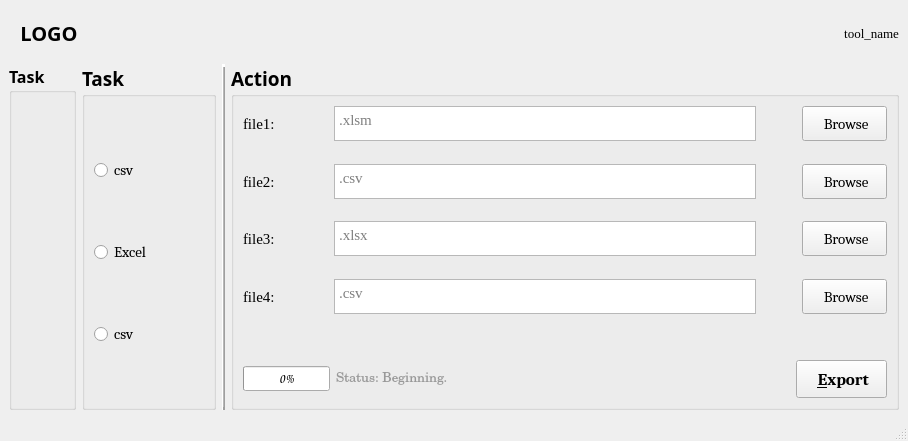
<?xml version="1.0" encoding="UTF-8"?>
<ui version="4.0">
 <class>MainWindow</class>
 <widget class="QMainWindow" name="MainWindow">
  <property name="geometry">
   <rect>
    <x>0</x>
    <y>0</y>
    <width>908</width>
    <height>441</height>
   </rect>
  </property>
  <property name="font">
   <font>
    <family>Times New Roman</family>
    <pointsize>10</pointsize>
   </font>
  </property>
  <property name="windowTitle">
   <string>Tool</string>
  </property>
  <property name="windowIcon">
   <iconset resource="D:/PyWorkSpace/99_3DTransferSMBOM/icons/c3dTranser_qrc.qrc">
    <normaloff>:/transfer/scheme.png</normaloff>:/transfer/scheme.png</iconset>
  </property>
  <widget class="QWidget" name="centralwidget">
   <layout class="QGridLayout" name="gridLayout" rowstretch="1,7">
    <item row="1" column="0">
     <layout class="QHBoxLayout" name="horizontalLayout" stretch="0,1,0,5">
      <item>
       <widget class="QGroupBox" name="taskIcon">
        <property name="font">
         <font>
          <family>Bahnschrift SemiLight</family>
          <pointsize>12</pointsize>
          <weight>75</weight>
          <bold>true</bold>
         </font>
        </property>
        <property name="title">
         <string>Task</string>
        </property>
        <layout class="QVBoxLayout" name="verticalLayout_4">
         <item>
          <widget class="QPushButton" name="for3DIcon">
           <property name="font">
            <font>
             <family>Cambria</family>
             <pointsize>11</pointsize>
             <weight>50</weight>
             <bold>false</bold>
            </font>
           </property>
           <property name="text">
            <string/>
           </property>
           <property name="icon">
            <iconset resource="D:/PyWorkSpace/99_3DTransferSMBOM/icons/c3dTranser_qrc.qrc">
             <normaloff>:/three D/cube.png</normaloff>:/three D/cube.png</iconset>
           </property>
           <property name="iconSize">
            <size>
             <width>24</width>
             <height>24</height>
            </size>
           </property>
           <property name="autoExclusive">
            <bool>false</bool>
           </property>
           <property name="flat">
            <bool>true</bool>
           </property>
          </widget>
         </item>
         <item>
          <widget class="QPushButton" name="forAgileIcon">
           <property name="font">
            <font>
             <family>Cambria</family>
             <pointsize>11</pointsize>
             <weight>50</weight>
             <bold>false</bold>
            </font>
           </property>
           <property name="text">
            <string/>
           </property>
           <property name="icon">
            <iconset resource="D:/PyWorkSpace/99_3DTransferSMBOM/icons/c3dTranser_qrc.qrc">
             <normaloff>:/Excel/excel.png</normaloff>:/Excel/excel.png</iconset>
           </property>
           <property name="iconSize">
            <size>
             <width>24</width>
             <height>24</height>
            </size>
           </property>
           <property name="autoExclusive">
            <bool>false</bool>
           </property>
           <property name="flat">
            <bool>true</bool>
           </property>
          </widget>
         </item>
         <item>
          <widget class="QPushButton" name="forMaterialIcon">
           <property name="font">
            <font>
             <family>Cambria</family>
             <pointsize>11</pointsize>
             <weight>50</weight>
             <bold>false</bold>
            </font>
           </property>
           <property name="text">
            <string/>
           </property>
           <property name="icon">
            <iconset resource="D:/PyWorkSpace/99_3DTransferSMBOM/icons/c3dTranser_qrc.qrc">
             <normaloff>:/material/bolt.png</normaloff>:/material/bolt.png</iconset>
           </property>
           <property name="iconSize">
            <size>
             <width>24</width>
             <height>24</height>
            </size>
           </property>
           <property name="autoExclusive">
            <bool>false</bool>
           </property>
           <property name="flat">
            <bool>true</bool>
           </property>
          </widget>
         </item>
        </layout>
       </widget>
      </item>
      <item>
       <widget class="QGroupBox" name="taskItem">
        <property name="font">
         <font>
          <family>Bahnschrift SemiLight</family>
          <pointsize>14</pointsize>
          <weight>75</weight>
          <bold>true</bold>
         </font>
        </property>
        <property name="title">
         <string>Task</string>
        </property>
        <property name="flat">
         <bool>false</bool>
        </property>
        <layout class="QVBoxLayout" name="verticalLayout" stretch="0,0,0">
         <item>
          <widget class="QRadioButton" name="for3DRadio">
           <property name="font">
            <font>
             <family>Cambria</family>
             <pointsize>11</pointsize>
             <weight>50</weight>
             <bold>false</bold>
            </font>
           </property>
           <property name="text">
            <string>csv</string>
           </property>
           <property name="icon">
            <iconset resource="D:/PyWorkSpace/99_3DTransferSMBOM/icons/c3dTranser_qrc.qrc">
             <normaloff>:/three D/cube.png</normaloff>:/three D/cube.png</iconset>
           </property>
          </widget>
         </item>
         <item>
          <widget class="QRadioButton" name="forAgileRadio">
           <property name="font">
            <font>
             <family>Cambria</family>
             <pointsize>11</pointsize>
             <weight>50</weight>
             <bold>false</bold>
            </font>
           </property>
           <property name="text">
            <string>Excel</string>
           </property>
           <property name="icon">
            <iconset resource="D:/PyWorkSpace/99_3DTransferSMBOM/icons/c3dTranser_qrc.qrc">
             <normaloff>:/Excel/excel.png</normaloff>:/Excel/excel.png</iconset>
           </property>
          </widget>
         </item>
         <item>
          <widget class="QRadioButton" name="forMaterialRadio">
           <property name="font">
            <font>
             <family>Cambria</family>
             <pointsize>11</pointsize>
             <weight>50</weight>
             <bold>false</bold>
            </font>
           </property>
           <property name="text">
            <string>csv</string>
           </property>
           <property name="icon">
            <iconset resource="D:/PyWorkSpace/99_3DTransferSMBOM/icons/c3dTranser_qrc.qrc">
             <normaloff>:/material/bolt.png</normaloff>:/material/bolt.png</iconset>
           </property>
          </widget>
         </item>
        </layout>
       </widget>
      </item>
      <item>
       <widget class="Line" name="line">
        <property name="sizePolicy">
         <sizepolicy hsizetype="Fixed" vsizetype="MinimumExpanding">
          <horstretch>0</horstretch>
          <verstretch>0</verstretch>
         </sizepolicy>
        </property>
        <property name="minimumSize">
         <size>
          <width>0</width>
          <height>0</height>
         </size>
        </property>
        <property name="styleSheet">
         <string notr="true"/>
        </property>
        <property name="frameShadow">
         <enum>QFrame::Raised</enum>
        </property>
        <property name="lineWidth">
         <number>3</number>
        </property>
        <property name="midLineWidth">
         <number>1</number>
        </property>
        <property name="orientation">
         <enum>Qt::Vertical</enum>
        </property>
       </widget>
      </item>
      <item>
       <widget class="QGroupBox" name="action">
        <property name="font">
         <font>
          <family>Bahnschrift SemiLight</family>
          <pointsize>14</pointsize>
          <weight>75</weight>
          <bold>true</bold>
         </font>
        </property>
        <property name="title">
         <string>Action</string>
        </property>
        <layout class="QVBoxLayout" name="verticalLayout_3" stretch="4,0,1">
         <item>
          <layout class="QVBoxLayout" name="verticalLayout_2" stretch="1,0,1,0,1,0,1">
           <item>
            <layout class="QHBoxLayout" name="horizontalLayout_3" stretch="1,5,0,1">
             <item>
              <widget class="QLabel" name="fileLabel1">
               <property name="font">
                <font>
                 <family>Times New Roman</family>
                 <pointsize>11</pointsize>
                 <weight>50</weight>
                 <bold>false</bold>
                </font>
               </property>
               <property name="text">
                <string>file1:</string>
               </property>
               <property name="textFormat">
                <enum>Qt::PlainText</enum>
               </property>
               <property name="textInteractionFlags">
                <set>Qt::NoTextInteraction</set>
               </property>
              </widget>
             </item>
             <item>
              <widget class="QPlainTextEdit" name="SMBOMInput">
               <property name="sizePolicy">
                <sizepolicy hsizetype="Preferred" vsizetype="Fixed">
                 <horstretch>0</horstretch>
                 <verstretch>0</verstretch>
                </sizepolicy>
               </property>
               <property name="minimumSize">
                <size>
                 <width>0</width>
                 <height>35</height>
                </size>
               </property>
               <property name="font">
                <font>
                 <family>Times New Roman</family>
                 <pointsize>11</pointsize>
                 <weight>50</weight>
                 <bold>false</bold>
                </font>
               </property>
               <property name="textInteractionFlags">
                <set>Qt::NoTextInteraction</set>
               </property>
               <property name="placeholderText">
                <string>.xlsm</string>
               </property>
              </widget>
             </item>
             <item>
              <spacer name="horizontalSpacer_2">
               <property name="orientation">
                <enum>Qt::Horizontal</enum>
               </property>
               <property name="sizeHint" stdset="0">
                <size>
                 <width>40</width>
                 <height>20</height>
                </size>
               </property>
              </spacer>
             </item>
             <item>
              <widget class="QPushButton" name="brsBtn1">
               <property name="minimumSize">
                <size>
                 <width>0</width>
                 <height>35</height>
                </size>
               </property>
               <property name="font">
                <font>
                 <family>Cambria</family>
                 <pointsize>11</pointsize>
                 <weight>50</weight>
                 <bold>false</bold>
                </font>
               </property>
               <property name="text">
                <string> Browse</string>
               </property>
               <property name="icon">
                <iconset resource="D:/PyWorkSpace/99_3DTransferSMBOM/icons/c3dTranser_qrc.qrc">
                 <normaloff>:/browse/new-file.png</normaloff>:/browse/new-file.png</iconset>
               </property>
              </widget>
             </item>
            </layout>
           </item>
           <item>
            <spacer name="verticalSpacer">
             <property name="orientation">
              <enum>Qt::Vertical</enum>
             </property>
             <property name="sizeHint" stdset="0">
              <size>
               <width>20</width>
               <height>40</height>
              </size>
             </property>
            </spacer>
           </item>
           <item>
            <layout class="QHBoxLayout" name="horizontalLayout_2" stretch="1,5,0,1">
             <item>
              <widget class="QLabel" name="csvDataLabel">
               <property name="sizePolicy">
                <sizepolicy hsizetype="Preferred" vsizetype="Preferred">
                 <horstretch>0</horstretch>
                 <verstretch>0</verstretch>
                </sizepolicy>
               </property>
               <property name="minimumSize">
                <size>
                 <width>0</width>
                 <height>0</height>
                </size>
               </property>
               <property name="font">
                <font>
                 <family>Times New Roman</family>
                 <pointsize>11</pointsize>
                 <weight>50</weight>
                 <bold>false</bold>
                </font>
               </property>
               <property name="text">
                <string>file2:</string>
               </property>
               <property name="textFormat">
                <enum>Qt::PlainText</enum>
               </property>
               <property name="textInteractionFlags">
                <set>Qt::NoTextInteraction</set>
               </property>
              </widget>
             </item>
             <item>
              <widget class="QPlainTextEdit" name="csvInput">
               <property name="sizePolicy">
                <sizepolicy hsizetype="Preferred" vsizetype="Fixed">
                 <horstretch>0</horstretch>
                 <verstretch>0</verstretch>
                </sizepolicy>
               </property>
               <property name="minimumSize">
                <size>
                 <width>0</width>
                 <height>35</height>
                </size>
               </property>
               <property name="font">
                <font>
                 <family>Times New Roman</family>
                 <pointsize>11</pointsize>
                 <weight>50</weight>
                 <bold>false</bold>
                </font>
               </property>
               <property name="textInteractionFlags">
                <set>Qt::NoTextInteraction</set>
               </property>
               <property name="placeholderText">
                <string>.csv</string>
               </property>
              </widget>
             </item>
             <item>
              <spacer name="horizontalSpacer">
               <property name="orientation">
                <enum>Qt::Horizontal</enum>
               </property>
               <property name="sizeHint" stdset="0">
                <size>
                 <width>40</width>
                 <height>20</height>
                </size>
               </property>
              </spacer>
             </item>
             <item>
              <widget class="QPushButton" name="brsCSVBtn">
               <property name="minimumSize">
                <size>
                 <width>0</width>
                 <height>35</height>
                </size>
               </property>
               <property name="font">
                <font>
                 <family>Cambria</family>
                 <pointsize>11</pointsize>
                 <weight>50</weight>
                 <bold>false</bold>
                </font>
               </property>
               <property name="text">
                <string> Browse</string>
               </property>
               <property name="icon">
                <iconset resource="D:/PyWorkSpace/99_3DTransferSMBOM/icons/c3dTranser_qrc.qrc">
                 <normaloff>:/browse/new-file.png</normaloff>:/browse/new-file.png</iconset>
               </property>
              </widget>
             </item>
            </layout>
           </item>
           <item>
            <spacer name="verticalSpacer_2">
             <property name="orientation">
              <enum>Qt::Vertical</enum>
             </property>
             <property name="sizeHint" stdset="0">
              <size>
               <width>20</width>
               <height>40</height>
              </size>
             </property>
            </spacer>
           </item>
           <item>
            <layout class="QHBoxLayout" name="horizontalLayout_4" stretch="1,5,0,1">
             <item>
              <widget class="QLabel" name="file3Label">
               <property name="font">
                <font>
                 <family>Times New Roman</family>
                 <pointsize>11</pointsize>
                 <weight>50</weight>
                 <bold>false</bold>
                </font>
               </property>
               <property name="text">
                <string>file3:</string>
               </property>
               <property name="textFormat">
                <enum>Qt::PlainText</enum>
               </property>
               <property name="textInteractionFlags">
                <set>Qt::NoTextInteraction</set>
               </property>
              </widget>
             </item>
             <item>
              <widget class="QPlainTextEdit" name="agileDownloadInput">
               <property name="sizePolicy">
                <sizepolicy hsizetype="Preferred" vsizetype="Fixed">
                 <horstretch>0</horstretch>
                 <verstretch>0</verstretch>
                </sizepolicy>
               </property>
               <property name="minimumSize">
                <size>
                 <width>0</width>
                 <height>35</height>
                </size>
               </property>
               <property name="font">
                <font>
                 <family>Times New Roman</family>
                 <pointsize>11</pointsize>
                 <weight>50</weight>
                 <bold>false</bold>
                </font>
               </property>
               <property name="textInteractionFlags">
                <set>Qt::NoTextInteraction</set>
               </property>
               <property name="placeholderText">
                <string>.xlsx</string>
               </property>
              </widget>
             </item>
             <item>
              <spacer name="horizontalSpacer_3">
               <property name="orientation">
                <enum>Qt::Horizontal</enum>
               </property>
               <property name="sizeHint" stdset="0">
                <size>
                 <width>40</width>
                 <height>20</height>
                </size>
               </property>
              </spacer>
             </item>
             <item>
              <widget class="QPushButton" name="brsButton3">
               <property name="minimumSize">
                <size>
                 <width>0</width>
                 <height>35</height>
                </size>
               </property>
               <property name="font">
                <font>
                 <family>Cambria</family>
                 <pointsize>11</pointsize>
                 <weight>50</weight>
                 <bold>false</bold>
                </font>
               </property>
               <property name="text">
                <string> Browse</string>
               </property>
               <property name="icon">
                <iconset resource="D:/PyWorkSpace/99_3DTransferSMBOM/icons/c3dTranser_qrc.qrc">
                 <normaloff>:/browse/new-file.png</normaloff>:/browse/new-file.png</iconset>
               </property>
              </widget>
             </item>
            </layout>
           </item>
           <item>
            <spacer name="verticalSpacer_4">
             <property name="orientation">
              <enum>Qt::Vertical</enum>
             </property>
             <property name="sizeHint" stdset="0">
              <size>
               <width>20</width>
               <height>40</height>
              </size>
             </property>
            </spacer>
           </item>
           <item>
            <layout class="QHBoxLayout" name="horizontalLayout_7" stretch="1,5,0,1">
             <item>
              <widget class="QLabel" name="materialLabel">
               <property name="font">
                <font>
                 <family>Times New Roman</family>
                 <pointsize>11</pointsize>
                 <weight>50</weight>
                 <bold>false</bold>
                </font>
               </property>
               <property name="text">
                <string>file4:</string>
               </property>
               <property name="textFormat">
                <enum>Qt::PlainText</enum>
               </property>
               <property name="textInteractionFlags">
                <set>Qt::NoTextInteraction</set>
               </property>
              </widget>
             </item>
             <item>
              <widget class="QPlainTextEdit" name="materialInput">
               <property name="sizePolicy">
                <sizepolicy hsizetype="Preferred" vsizetype="Fixed">
                 <horstretch>0</horstretch>
                 <verstretch>0</verstretch>
                </sizepolicy>
               </property>
               <property name="minimumSize">
                <size>
                 <width>0</width>
                 <height>35</height>
                </size>
               </property>
               <property name="font">
                <font>
                 <family>Times New Roman</family>
                 <pointsize>11</pointsize>
                 <weight>50</weight>
                 <bold>false</bold>
                </font>
               </property>
               <property name="textInteractionFlags">
                <set>Qt::NoTextInteraction</set>
               </property>
               <property name="placeholderText">
                <string>.csv</string>
               </property>
              </widget>
             </item>
             <item>
              <spacer name="horizontalSpacer_4">
               <property name="orientation">
                <enum>Qt::Horizontal</enum>
               </property>
               <property name="sizeHint" stdset="0">
                <size>
                 <width>40</width>
                 <height>20</height>
                </size>
               </property>
              </spacer>
             </item>
             <item>
              <widget class="QPushButton" name="brsButton4">
               <property name="minimumSize">
                <size>
                 <width>0</width>
                 <height>35</height>
                </size>
               </property>
               <property name="font">
                <font>
                 <family>Cambria</family>
                 <pointsize>11</pointsize>
                 <weight>50</weight>
                 <bold>false</bold>
                </font>
               </property>
               <property name="text">
                <string> Browse</string>
               </property>
               <property name="icon">
                <iconset resource="D:/PyWorkSpace/99_3DTransferSMBOM/icons/c3dTranser_qrc.qrc">
                 <normaloff>:/browse/new-file.png</normaloff>:/browse/new-file.png</iconset>
               </property>
              </widget>
             </item>
            </layout>
           </item>
          </layout>
         </item>
         <item>
          <spacer name="verticalSpacer_3">
           <property name="orientation">
            <enum>Qt::Vertical</enum>
           </property>
           <property name="sizeHint" stdset="0">
            <size>
             <width>20</width>
             <height>40</height>
            </size>
           </property>
          </spacer>
         </item>
         <item>
          <layout class="QHBoxLayout" name="horizontalLayout_5" stretch="1,5,1">
           <item>
            <widget class="QProgressBar" name="progressBar">
             <property name="sizePolicy">
              <sizepolicy hsizetype="Fixed" vsizetype="Fixed">
               <horstretch>0</horstretch>
               <verstretch>0</verstretch>
              </sizepolicy>
             </property>
             <property name="font">
              <font>
               <family>Comic Sans MS</family>
               <pointsize>10</pointsize>
               <weight>50</weight>
               <bold>false</bold>
              </font>
             </property>
             <property name="value">
              <number>0</number>
             </property>
            </widget>
           </item>
           <item>
            <widget class="QLabel" name="statusLabel">
             <property name="font">
              <font>
               <family>Century</family>
               <pointsize>10</pointsize>
               <weight>50</weight>
               <bold>false</bold>
              </font>
             </property>
             <property name="styleSheet">
              <string notr="true">color: rgb(153, 153, 153);</string>
             </property>
             <property name="text">
              <string>Status: Beginning.</string>
             </property>
             <property name="textFormat">
              <enum>Qt::PlainText</enum>
             </property>
             <property name="textInteractionFlags">
              <set>Qt::NoTextInteraction</set>
             </property>
            </widget>
           </item>
           <item>
            <widget class="QPushButton" name="exportBtn">
             <property name="minimumSize">
              <size>
               <width>0</width>
               <height>38</height>
              </size>
             </property>
             <property name="font">
              <font>
               <family>Cambria</family>
               <pointsize>13</pointsize>
               <weight>75</weight>
               <bold>true</bold>
              </font>
             </property>
             <property name="text">
              <string> &amp;Export</string>
             </property>
             <property name="icon">
              <iconset resource="D:/PyWorkSpace/99_3DTransferSMBOM/icons/c3dTranser_qrc.qrc">
               <normaloff>:/export/automation.png</normaloff>:/export/automation.png</iconset>
             </property>
             <property name="iconSize">
              <size>
               <width>18</width>
               <height>18</height>
              </size>
             </property>
            </widget>
           </item>
          </layout>
         </item>
        </layout>
       </widget>
      </item>
     </layout>
    </item>
    <item row="0" column="0">
     <layout class="QHBoxLayout" name="horizontalLayout_6" stretch="0,3">
      <item>
       <widget class="QPushButton" name="logoLabel">
        <property name="minimumSize">
         <size>
          <width>0</width>
          <height>48</height>
         </size>
        </property>
        <property name="font">
         <font>
          <family>Candara</family>
          <pointsize>15</pointsize>
          <weight>75</weight>
          <bold>true</bold>
         </font>
        </property>
        <property name="text">
         <string>LOGO</string>
        </property>
        <property name="icon">
         <iconset resource="D:/PyWorkSpace/99_3DTransferSMBOM/icons/c3dTranser_qrc.qrc">
          <normaloff>:/transfer/scheme.png</normaloff>:/transfer/scheme.png</iconset>
        </property>
        <property name="iconSize">
         <size>
          <width>48</width>
          <height>48</height>
         </size>
        </property>
        <property name="checkable">
         <bool>true</bool>
        </property>
        <property name="autoExclusive">
         <bool>false</bool>
        </property>
        <property name="flat">
         <bool>true</bool>
        </property>
       </widget>
      </item>
      <item>
       <widget class="QLabel" name="toolVerLabel">
        <property name="text">
         <string>tool_name</string>
        </property>
        <property name="textFormat">
         <enum>Qt::PlainText</enum>
        </property>
        <property name="alignment">
         <set>Qt::AlignRight|Qt::AlignTrailing|Qt::AlignVCenter</set>
        </property>
        <property name="margin">
         <number>2</number>
        </property>
        <property name="textInteractionFlags">
         <set>Qt::NoTextInteraction</set>
        </property>
       </widget>
      </item>
     </layout>
    </item>
   </layout>
  </widget>
  <widget class="QStatusBar" name="statusBar"/>
 </widget>
 <resources>
  <include location="D:/PyWorkSpace/99_3DTransferSMBOM/icons/c3dTranser_qrc.qrc"/>
 </resources>
 <connections>
  <connection>
   <sender>logoLabel</sender>
   <signal>toggled(bool)</signal>
   <receiver>taskItem</receiver>
   <slot>setHidden(bool)</slot>
   <hints>
    <hint type="sourcelabel">
     <x>84</x>
     <y>38</y>
    </hint>
    <hint type="destinationlabel">
     <x>137</x>
     <y>79</y>
    </hint>
   </hints>
  </connection>
  <connection>
   <sender>logoLabel</sender>
   <signal>toggled(bool)</signal>
   <receiver>taskIcon</receiver>
   <slot>setVisible(bool)</slot>
   <hints>
    <hint type="sourcelabel">
     <x>38</x>
     <y>42</y>
    </hint>
    <hint type="destinationlabel">
     <x>19</x>
     <y>88</y>
    </hint>
   </hints>
  </connection>
  <connection>
   <sender>for3DIcon</sender>
   <signal>clicked(bool)</signal>
   <receiver>for3DRadio</receiver>
   <slot>setChecked(bool)</slot>
   <hints>
    <hint type="sourcelabel">
     <x>45</x>
     <y>161</y>
    </hint>
    <hint type="destinationlabel">
     <x>131</x>
     <y>168</y>
    </hint>
   </hints>
  </connection>
  <connection>
   <sender>for3DRadio</sender>
   <signal>toggled(bool)</signal>
   <receiver>for3DIcon</receiver>
   <slot>setChecked(bool)</slot>
   <hints>
    <hint type="sourcelabel">
     <x>192</x>
     <y>162</y>
    </hint>
    <hint type="destinationlabel">
     <x>41</x>
     <y>155</y>
    </hint>
   </hints>
  </connection>
  <connection>
   <sender>forAgileIcon</sender>
   <signal>clicked(bool)</signal>
   <receiver>forAgileRadio</receiver>
   <slot>setChecked(bool)</slot>
   <hints>
    <hint type="sourcelabel">
     <x>39</x>
     <y>248</y>
    </hint>
    <hint type="destinationlabel">
     <x>102</x>
     <y>249</y>
    </hint>
   </hints>
  </connection>
  <connection>
   <sender>forAgileRadio</sender>
   <signal>toggled(bool)</signal>
   <receiver>forAgileIcon</receiver>
   <slot>setChecked(bool)</slot>
   <hints>
    <hint type="sourcelabel">
     <x>195</x>
     <y>248</y>
    </hint>
    <hint type="destinationlabel">
     <x>40</x>
     <y>236</y>
    </hint>
   </hints>
  </connection>
  <connection>
   <sender>forMaterialIcon</sender>
   <signal>clicked(bool)</signal>
   <receiver>forMaterialRadio</receiver>
   <slot>setChecked(bool)</slot>
   <hints>
    <hint type="sourcelabel">
     <x>39</x>
     <y>332</y>
    </hint>
    <hint type="destinationlabel">
     <x>99</x>
     <y>334</y>
    </hint>
   </hints>
  </connection>
  <connection>
   <sender>forMaterialRadio</sender>
   <signal>toggled(bool)</signal>
   <receiver>forMaterialIcon</receiver>
   <slot>setChecked(bool)</slot>
   <hints>
    <hint type="sourcelabel">
     <x>188</x>
     <y>327</y>
    </hint>
    <hint type="destinationlabel">
     <x>42</x>
     <y>325</y>
    </hint>
   </hints>
  </connection>
 </connections>
</ui>
